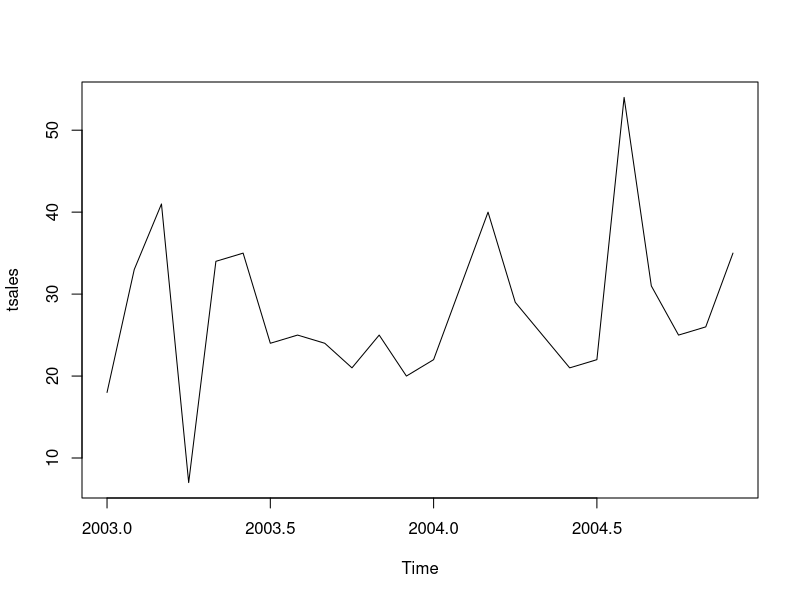
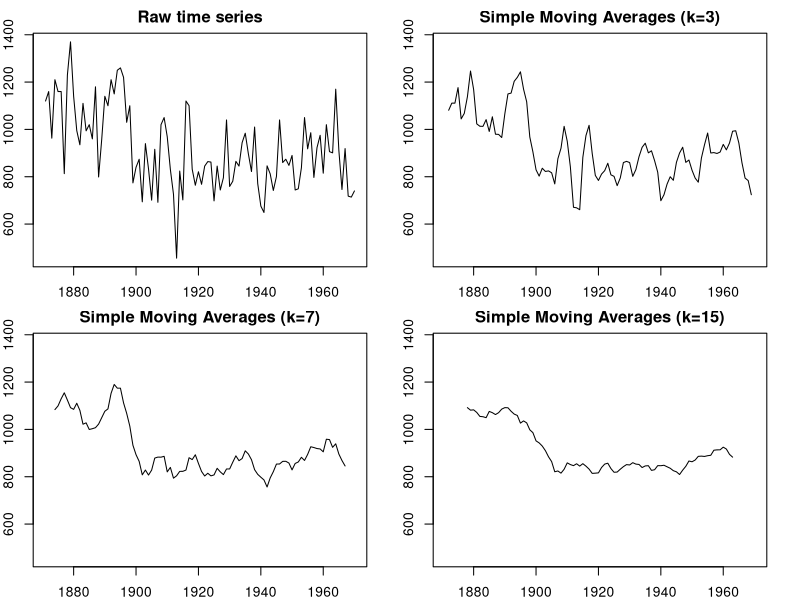
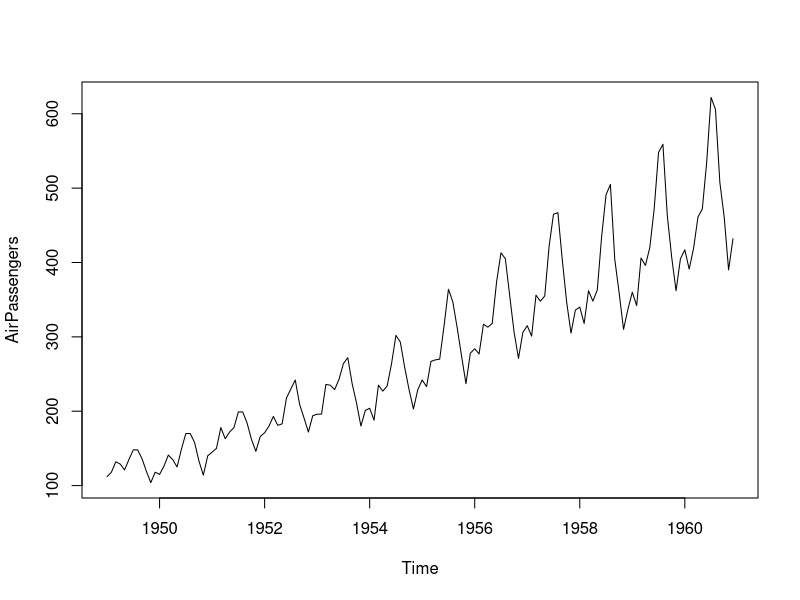
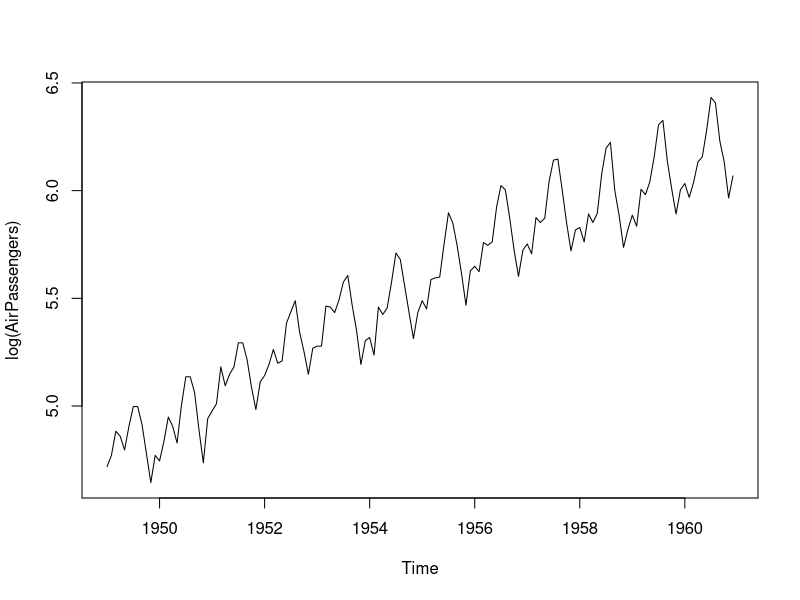
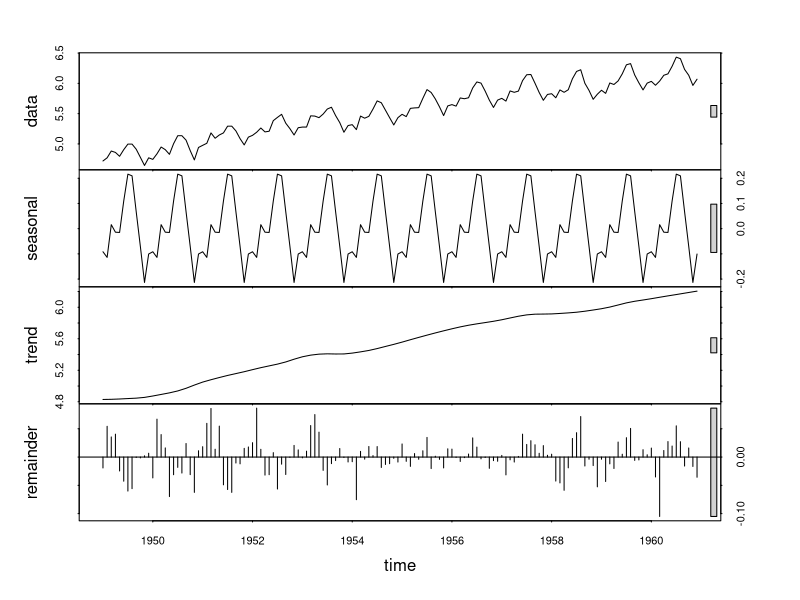

The R source for these figures, in order: (Note: this script raises an error after producing the figures.)
# AirPassengers: Monthly airline passenger numbers from 1949-1960
# JohnsonJohnson: Quarterly earnings per Johnson & Johnson share
# nhtemp Average: yearly temperatures in New Haven, 
# Connecticut, from 1912-1971
# Nile: Flow of the river Nile


sales <- c(18, 33, 41, 7, 34, 35, 24, 25, 24, 21, 25, 20,
           22, 31, 40, 29, 25, 21, 22, 54, 31, 25, 26, 35)

tsales <- ts(sales, start=c(2003, 1), frequency=12)
#if 12 then every month
#if 6 half yearly
#if 3 quterly
#if 1 then yearly
class(tsales)

plot(tsales)

start(tsales)
end(tsales)
frequency(tsales)

tsales.subset<-window(tsales,start=c(2003,5),end=c(2004,6))
tsales.subset
library(forecast)
Nile
View(Nile)

par(mfrow=c(2,2))

par(mar = rep(2, 4))
par(mfrow=c(2,2))

ylim <- c(min(Nile), max(Nile))
plot(Nile, main="Raw time series")
plot(ma(Nile, 3), main="Simple Moving Averages (k=3)", 
     ylim=ylim)
plot(ma(Nile, 7), main="Simple Moving Averages (k=7)",
     ylim=ylim)
plot(ma(Nile, 15), main="Simple Moving Averages (k=15)", 
     ylim=ylim)
dev.off()
fit<-forecast(ma(Nile,3))
accuracy(fit)

fit1<-forecast(ma(Nile,7))
accuracy(fit1)

fit2<-forecast(ma(Nile,15))
accuracy(fit2)

fit3<-forecast(ma(Nile,18))
accuracy(fit3)


plot(AirPassengers)
lAirPassengers <- log(AirPassengers)
plot(lAirPassengers, ylab="log(AirPassengers)")

# s.window controls how fast the seasonal effects can change 
# over time, and t.window controls how fast the trend can 
# change over time.
# s.window="periodic" forces seasonal effects to be identical across years.
fit <- stl(lAirPassengers, s.window="period")
plot(fit)

fit$time.series
fit1 <- exp(fit$time.series)
seasadj(fit1)

library(forecast)
fit<-ets(nhtemp,model="ANN")
#A holts single exponensial
#AAA triple exponencial seasonal irregularity trend
#AA double exponential
ma<-6
forecast(fit,ma)
plot(forecast(fit, 1), xlab="Year",
     ylab=expression(paste("Temperature (", degree*F,")",)),
     main="New Haven Annual Mean Temperature")
accuracy(fit)

library(forecast)
fit <- ets(log(AirPassengers), model="AAA")
fit

accuracy(fit)

pred <- forecast(fit, 10)
pred

plot(pred, main="Forecast for Air Travel",
     ylab="Log(AirPassengers)", xlab="Time")

pred$mean <- exp(pred$mean)
pred$lower <- exp(pred$lower)
pred$upper <- exp(pred$upper)
p <- cbind(pred$mean, pred$lower, pred$upper)
dimnames(p)[[2]] <- c("mean", "Lo 80", "Lo 95", "Hi 80", "Hi 95")
p
plot(p, main="Forecast for Air Travel",
     ylab="Log(AirPassengers)", xlab="Time")
plot(p)
dev.off()

# multiplicative
# The trend remains additive, but the seasonal and irregular 
# components are assumed to be multiplicative.
fit1 <- ets(AirPassengers, model="MAM") # or 
fit <- hw(AirPassengers, seasonal="multiplicative")
forecast(fit1, 2)
accuracy(fit)

library(forecast)
#Automatic exponential forecasting 
fit <- ets(JohnsonJohnson)
fit

par(mar = rep(2, 4))
par(mfrow=c(2,2))


p<-forecast(fit,5)
p
plot(p)